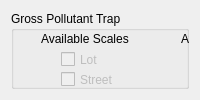
         <widget class="QWidget" name="page_6">
          <layout class="QGridLayout" name="gridLayout_6">
           <item row="0" column="0">
            <widget class="QGroupBox" name="GPT_inputgroup">
             <property name="title">
              <string>Gross Pollutant Trap</string>
             </property>
             <widget class="QCheckBox" name="checkBox_98">
              <property name="enabled">
               <bool>false</bool>
              </property>
              <property name="geometry">
               <rect>
                <x>180</x>
                <y>80</y>
                <width>101</width>
                <height>17</height>
               </rect>
              </property>
              <property name="text">
               <string>Recycling</string>
              </property>
             </widget>
             <widget class="QCheckBox" name="checkBox_99">
              <property name="enabled">
               <bool>false</bool>
              </property>
              <property name="geometry">
               <rect>
                <x>50</x>
                <y>40</y>
                <width>70</width>
                <height>17</height>
               </rect>
              </property>
              <property name="text">
               <string>Lot</string>
              </property>
             </widget>
             <widget class="QCheckBox" name="checkBox_100">
              <property name="enabled">
               <bool>false</bool>
              </property>
              <property name="geometry">
               <rect>
                <x>50</x>
                <y>100</y>
                <width>101</width>
                <height>17</height>
               </rect>
              </property>
              <property name="text">
               <string>City-scale</string>
              </property>
             </widget>
             <widget class="QCheckBox" name="checkBox_101">
              <property name="enabled">
               <bool>false</bool>
              </property>
              <property name="geometry">
               <rect>
                <x>180</x>
                <y>40</y>
                <width>121</width>
                <height>17</height>
               </rect>
              </property>
              <property name="text">
               <string>Flow Control</string>
              </property>
             </widget>
             <widget class="QLabel" name="label_58">
              <property name="geometry">
               <rect>
                <x>170</x>
                <y>20</y>
                <width>141</width>
                <height>16</height>
               </rect>
              </property>
              <property name="text">
               <string>Available Applications</string>
              </property>
             </widget>
             <widget class="QCheckBox" name="checkBox_102">
              <property name="enabled">
               <bool>false</bool>
              </property>
              <property name="geometry">
               <rect>
                <x>180</x>
                <y>60</y>
                <width>111</width>
                <height>17</height>
               </rect>
              </property>
              <property name="text">
               <string>Pollution Control</string>
              </property>
             </widget>
             <widget class="QLabel" name="label_59">
              <property name="geometry">
               <rect>
                <x>360</x>
                <y>10</y>
                <width>101</width>
                <height>141</height>
               </rect>
              </property>
              <property name="text">
               <string/>
              </property>
              <property name="pixmap">
               <pixmap resource="C:/UrbanBEATSv1Dev/ub_modules/resources/dialogimg.qrc">:/techplacement/tech_gpt.png</pixmap>
              </property>
             </widget>
             <widget class="QLabel" name="label_60">
              <property name="geometry">
               <rect>
                <x>30</x>
                <y>20</y>
                <width>101</width>
                <height>16</height>
               </rect>
              </property>
              <property name="text">
               <string>Available Scales</string>
              </property>
             </widget>
             <widget class="QCheckBox" name="checkBox_103">
              <property name="enabled">
               <bool>false</bool>
              </property>
              <property name="geometry">
               <rect>
                <x>50</x>
                <y>80</y>
                <width>101</width>
                <height>17</height>
               </rect>
              </property>
              <property name="text">
               <string>Neighbourhood</string>
              </property>
             </widget>
             <widget class="QCheckBox" name="checkBox_104">
              <property name="enabled">
               <bool>false</bool>
              </property>
              <property name="geometry">
               <rect>
                <x>50</x>
                <y>60</y>
                <width>70</width>
                <height>17</height>
               </rect>
              </property>
              <property name="text">
               <string>Street</string>
              </property>
             </widget>
            </widget>
           </item>
          </layout>
         </widget>
